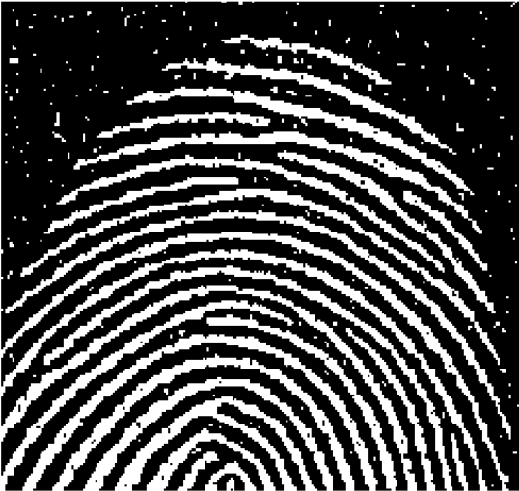
#> input picture Assignment_2/fingerprint.png, 519 x 491 px
$ jupyter execute Fingerprint.ipynb
#> lines starting #> are read from the running program, lines starting #| are printed output that depends on the picture
Develop a program that would use appropriate hand coded morphological operations to enhance the given fingerprint.png image as the resultant output image.

[cell 1]
import cv2
import matplotlib.pyplot as plt
import numpy as np

[cell 2]
pic1=cv2.imread('fingerprint.png')
#> pic1 is the input picture: shape (491, 519, 3); min 0, max 255, mean 74.2

[cell 3]
kernel = np.ones((6,6),np.uint8)
erosion = cv2.erode(pic1,kernel,iterations = 1)
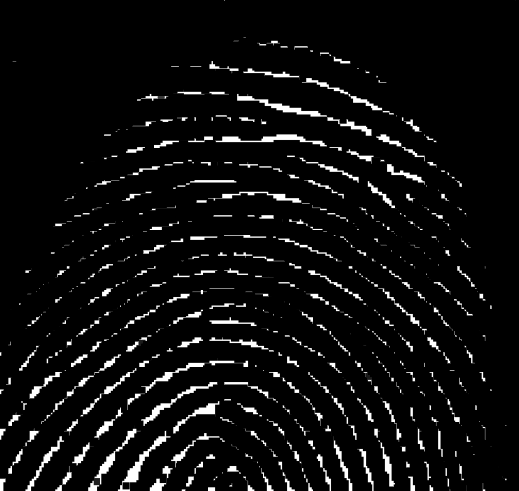
#> erosion: shape (491, 519, 3); min 0, max 255, mean 14.2

[cell 4]
plt.imshow(pic1)

[cell 5]
plt.imshow(erosion)

[cell 6]
dilation = cv2.dilate(erosion,kernel,iterations = 1)
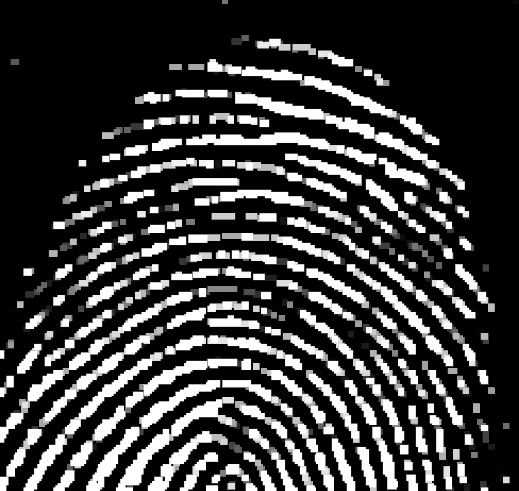
#> dilation: shape (491, 519, 3); min 0, max 255, mean 58.8
plt.imshow(dilation)

$ run again, with Assignment_2/disks.png copied over Assignment_2/fingerprint.png
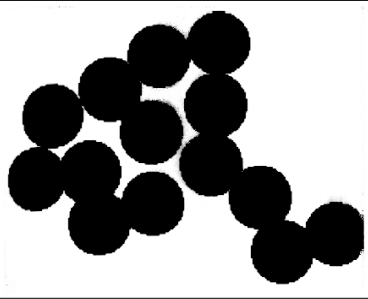
#> input picture Assignment_2/disks.png, 368 x 299 px
#> pic1 is the input picture: shape (299, 368, 3); min 0, max 255, mean 152.5
#> `erosion = cv2.erode(pic1,kernel,iterations = 1)`:
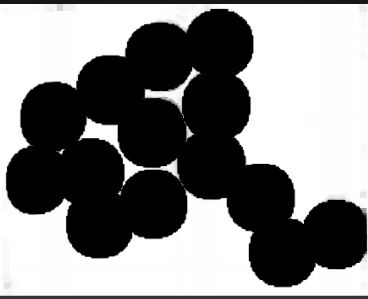
#> erosion: shape (299, 368, 3); min 0, max 255, mean 133.5
#> `dilation = cv2.dilate(erosion,kernel,iterations = 1)`:
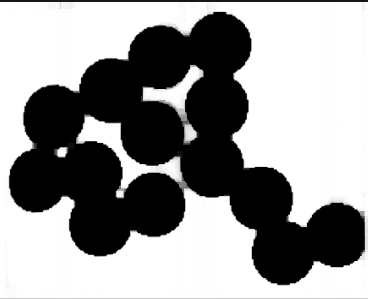
#> dilation: shape (299, 368, 3); min 0, max 255, mean 151.1
